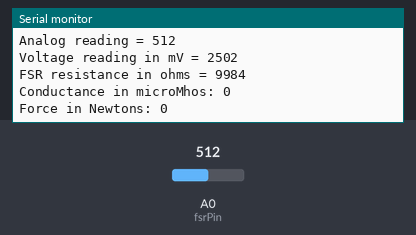
Recording of a sketch running on a simulated Arduino Uno, built with avr-gcc and run on an emulated ATmega328P. On the bench: the last lines printed to the serial monitor. The inputs (shaded band) are chosen by the test bench; at power-on: A0 (fsrPin) = 512.

Above: at 1.3 s.
1.4 s: A0 (fsrPin) set to 0
At 3.1 s:
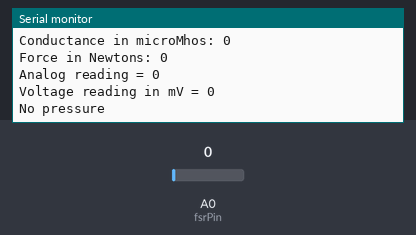
4.8 s: A0 (fsrPin) set to 110
At 5.8 s:
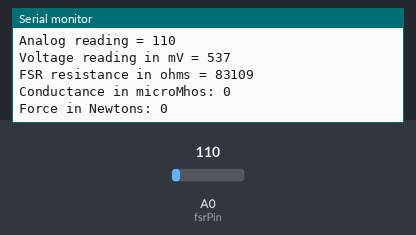
Timing chart, 0 to 7.8 s (numbered marks = the images above; inputs shaded):
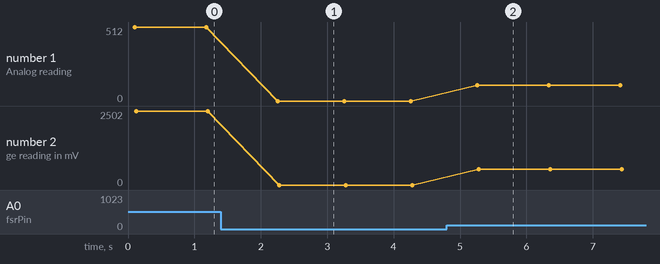

Measured:
- after the input at 1.4 s, the serial monitor: prints a new line after 0.85 s (image 1)
- after the input at 4.8 s, the serial monitor: prints a new line after 0.46 s (image 2)
- plotted number 1: 0 → 110 after the input at 4.8 s
- plotted number 2: 0 → 537 after the input at 4.8 s

The sketch:

bluetooth_BUTTON.ino
```cpp
#include <SoftwareSerial.h>
int fsrPin = 0;     // the FSR and 10K pulldown are connected to a0
int fsrReading;     // the analog reading from the FSR resistor divider
int fsrVoltage;     // the analog reading converted to voltage
unsigned long fsrResistance;  // The voltage converted to resistance, can be very big so make "long"
unsigned long fsrConductance;
long fsrForce;       // Finally, the resistance converted to force
int bRx = 2;
int bTx = 4;

const int buttonPin = 2;

String tmp = "*P11";

SoftwareSerial bluetooth(bTx,bRx);

void setup() {

  Serial.begin(9600);
  delay(100);
  bluetooth.begin(9600);

}

void loop()
{
  fsrReading = analogRead(fsrPin);
    Serial.print("Analog reading = ");
    Serial.println(fsrReading);

    // analog voltage reading ranges from about 0 to 1023 which maps to 0V to 5V (= 5000mV)
    fsrVoltage = map(fsrReading, 0, 1023, 0, 5000);
    Serial.print("Voltage reading in mV = ");
    Serial.println(fsrVoltage);

    if (fsrVoltage == 0) {
      Serial.println("No pressure");
    } else {
      // The voltage = Vcc * R / (R + FSR) where R = 10K and Vcc = 5V
      // so FSR = ((Vcc - V) * R) / V        yay math!
      fsrResistance = 5000 - fsrVoltage;     // fsrVoltage is in millivolts so 5V = 5000mV
      fsrResistance *= 10000;                // 10K resistor
      fsrResistance /= fsrVoltage;
      Serial.print("FSR resistance in ohms = ");
      Serial.println(fsrResistance);

      fsrConductance = 220;           // we measure in micromhos so
      fsrConductance /= fsrResistance;
      Serial.print("Conductance in microMhos: ");
      Serial.println(fsrConductance);

      // Use the two FSR guide graphs to approximate the force
      if (fsrConductance <= 1000) {
        fsrForce = fsrConductance / 80;
        Serial.print("Force in Newtons: ");
        Serial.println(fsrForce);
      } else {
        fsrForce = fsrConductance - 1000;
        fsrForce /= 30;
        Serial.print("Force in Newtons: ");
        Serial.println(fsrForce);
      }
    }
    delay(1000);
  int buttonState = digitalRead(buttonPin);
 if (fsrReading >100)
  {
    bluetooth.println("*P11");
  }
}
```
